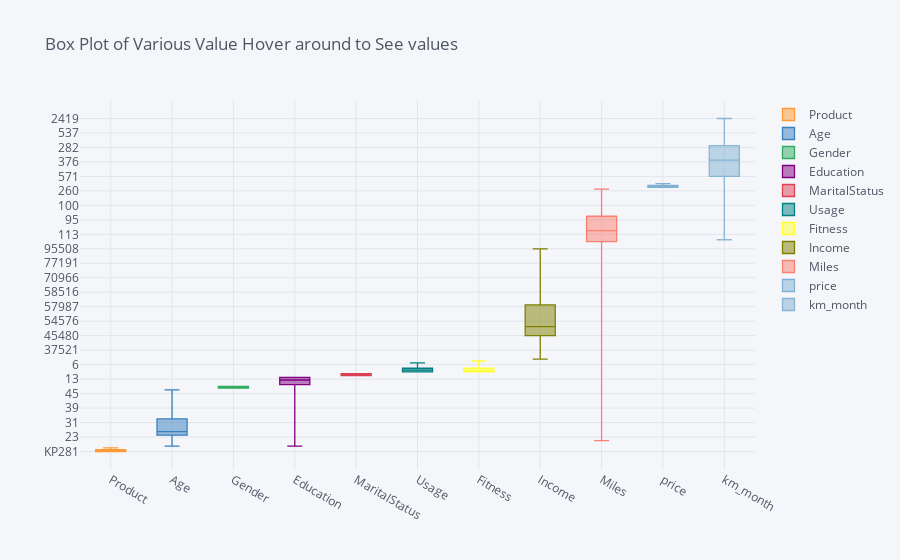

Write notebook code for a chart like this one.
### Code cell
aer.iplot(kind='box',title='Box Plot of Various Value Hover around to See values',)

### Figure 1 — Plotly figure (JSON) as saved in the notebook; plotly's stock layout.template omitted (floating-point values rounded to 4 significant figures; data arrays with more than 128 entries replaced by an {"elided": "..."} marker saying what was removed)
{"data": [{"boxpoints": false, "line": {"width": 1.3}, "marker": {"color": "rgba(255, 153, 51, 1.0)"}, "name": "Product", "orientation": "v", "type": "box", "y": {"elided": "180 str values"}}, {"boxpoints": false, "line": {"width": 1.3}, "marker": {"color": "rgba(55, 128, 191, 1.0)"}, "name": "Age", "orientation": "v", "type": "box", "y": {"elided": "180 int values"}}, {"boxpoints": false, "line": {"width": 1.3}, "marker": {"color": "rgba(50, 171, 96, 1.0)"}, "name": "Gender", "orientation": "v", "type": "box", "y": {"elided": "180 str values"}}, {"boxpoints": false, "line": {"width": 1.3}, "marker": {"color": "rgba(128, 0, 128, 1.0)"}, "name": "Education", "orientation": "v", "type": "box", "y": {"elided": "180 int values"}}, {"boxpoints": false, "line": {"width": 1.3}, "marker": {"color": "rgba(219, 64, 82, 1.0)"}, "name": "MaritalStatus", "orientation": "v", "type": "box", "y": {"elided": "180 str values"}}, {"boxpoints": false, "line": {"width": 1.3}, "marker": {"color": "rgba(0, 128, 128, 1.0)"}, "name": "Usage", "orientation": "v", "type": "box", "y": {"elided": "180 int values"}}, {"boxpoints": false, "line": {"width": 1.3}, "marker": {"color": "rgba(255, 255, 51, 1.0)"}, "name": "Fitness", "orientation": "v", "type": "box", "y": {"elided": "180 int values"}}, {"boxpoints": false, "line": {"width": 1.3}, "marker": {"color": "rgba(128, 128, 0, 1.0)"}, "name": "Income", "orientation": "v", "type": "box", "y": {"elided": "180 int values"}}, {"boxpoints": false, "line": {"width": 1.3}, "marker": {"color": "rgba(251, 128, 114, 1.0)"}, "name": "Miles", "orientation": "v", "type": "box", "y": {"elided": "180 int values"}}, {"boxpoints": false, "line": {"width": 1.3}, "marker": {"color": "rgba(128, 177, 211, 1.0)"}, "name": "price", "orientation": "v", "type": "box", "y": {"elided": "180 int values"}}, {"boxpoints": false, "line": {"width": 1.3}, "marker": {"color": "rgba(128, 177, 211, 0.8999999999999999)"}, "name": "km_month", "orientation": "v", "type": "box", "y": {"elided": "180 int values"}}], "layout": {"legend": {"bgcolor": "#F5F6F9", "font": {"color": "#4D5663"}}, "paper_bgcolor": "#F5F6F9", "plot_bgcolor": "#F5F6F9", "title": {"font": {"color": "#4D5663"}, "text": "Box Plot of Various Value Hover around to See values"}, "xaxis": {"gridcolor": "#E1E5ED", "showgrid": true, "tickfont": {"color": "#4D5663"}, "title": {"font": {"color": "#4D5663"}, "text": ""}, "zerolinecolor": "#E1E5ED"}, "yaxis": {"gridcolor": "#E1E5ED", "showgrid": true, "tickfont": {"color": "#4D5663"}, "title": {"font": {"color": "#4D5663"}, "text": ""}, "zerolinecolor": "#E1E5ED"}}}
